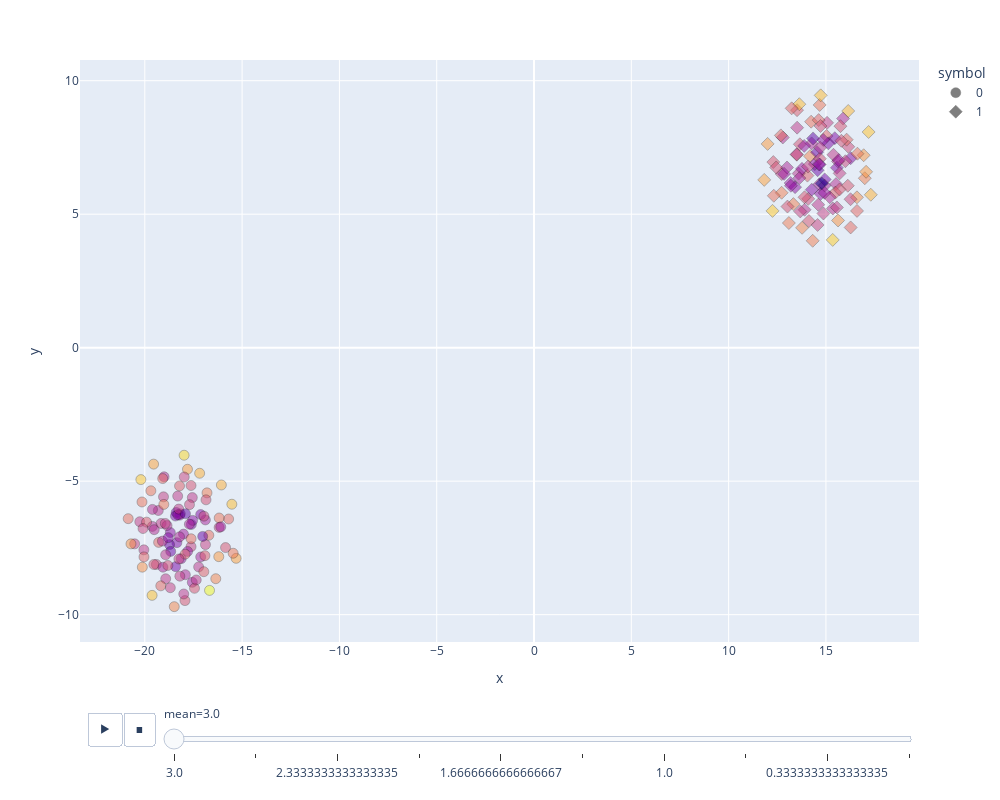

Source (notebook cell):
### Code cell
p = Plotter(dims=128)
datas = []
t = np.linspace(3,0,10)
for mean in t:
    datas.append(p.get_data(mean, 0.5, 1))
data = pd.concat(datas)
fig = px.scatter(
    data,
    x="x",
    y="y",
    symbol="symbol",
    animation_frame="mean",
    height=800,
    width=1000,
    color="loss",
    opacity=0.5,
#     range_x = [-10,10],
#     range_y=[-10, 10]
)
for button in fig.layout.updatemenus[0].buttons:
    button['args'][1]['frame']['redraw'] = True

for step in fig.layout.sliders[0].steps:
    step["args"][1]["frame"]["redraw"] = True

for k in range(len(fig.frames)):
    fig.frames[k]['layout'].update(title_text='Loss = {}'.format(data[data['mean'] == t[k]]['loss'].mean()))
fig.update_traces(marker=dict(size=10, line=dict(width=0.5, color="black")))
fig.update_coloraxes(showscale=False)
fig.show()

### Figure 1 — Plotly figure (JSON) as saved in the notebook; plotly's stock layout.template omitted (floating-point values rounded to 4 significant figures)
{"data": [{"hovertemplate": "symbol=0<br>mean=3.0<br>x=%{x}<br>y=%{y}<br>loss=%{marker.color}<extra></extra>", "legendgroup": "0", "marker": {"color": [0.1227, 0.121, 0.123, 0.1225, 0.124, 0.1215, 0.123, 0.1235, 0.1255, 0.1207, 0.1259, 0.123, 0.126, 0.1225, 0.1252, 0.1227, 0.1217, 0.1229, 0.122, 0.1211, 0.1245, 0.1255, 0.1274, 0.1201, 0.1236, 0.1205, 0.1218, 0.1218, 0.1223, 0.1236, 0.1216, 0.1223, 0.1226, 0.124, 0.1228, 0.1222, 0.1244, 0.1228, 0.1207, 0.1235, 0.1242, 0.1229, 0.1268, 0.1218, 0.1221, 0.1238, 0.121, 0.1238, 0.1231, 0.1202, 0.1205, 0.1228, 0.1222, 0.1222, 0.1222, 0.1247, 0.1258, 0.12, 0.1264, 0.1226, 0.1236, 0.1225, 0.1213, 0.1214, 0.124, 0.1244, 0.1244, 0.123, 0.1228, 0.1226, 0.1215, 0.1212, 0.1246, 0.122, 0.1248, 0.125, 0.1234, 0.1242, 0.1208, 0.1239, 0.123, 0.1252, 0.1267, 0.1225, 0.1248, 0.1231, 0.1226, 0.1282, 0.1264, 0.1243, 0.1247, 0.1219, 0.127, 0.1234, 0.1261, 0.12, 0.1227, 0.1209, 0.1199, 0.1225], "coloraxis": "coloraxis", "line": {"color": "black", "width": 0.5}, "opacity": 0.5, "size": 10, "symbol": "circle"}, "mode": "markers", "name": "0", "orientation": "v", "showlegend": true, "type": "scatter", "x": [-20.26, -18.69, -19.4, -17.23, -18.21, -18.17, -20.52, -19.53, -20.13, -18.35, -17.81, -17.97, -15.31, -17.56, -16.35, -19.17, -17.56, -16.18, -17.92, -18.21, -20.85, -20.71, -17.98, -18.73, -17.93, -18.42, -19.07, -17.13, -18.86, -15.85, -18.01, -19.31, -20.05, -16.97, -16.88, -19.61, -15.69, -18.95, -17.61, -17.62, -19.29, -17.62, -19.63, -16.89, -19.01, -19.91, -17.55, -16.91, -17.7, -18.39, -18.43, -18.69, -19.09, -19.52, -19.61, -16.18, -16.2, -18.67, -17.18, -18.31, -17.45, -18.93, -18.13, -17.8, -20.04, -16.71, -17.62, -20.09, -19.04, -18.93, -16.1, -18.3, -20.14, -18.21, -15.46, -16.8, -16.85, -19.08, -17.13, -17.93, -18.25, -18.49, -15.53, -18.0, -19.02, -16.96, -18.26, -16.67, -16.07, -19.18, -19.69, -17.71, -20.2, -18.81, -19.55, -17.03, -18.2, -18.79, -17.91, -17.36], "xaxis": "x", "y": [-6.519, -6.925, -8.119, -8.212, -5.178, -6.223, -7.348, -8.12, -8.221, -7.303, -4.554, -4.842, -7.89, -5.615, -8.653, -6.584, -8.79, -6.732, -8.504, -6.275, -6.404, -7.348, -4.029, -7.377, -9.473, -8.201, -8.222, -7.839, -6.662, -7.487, -6.983, -6.099, -7.572, -8.391, -7.376, -6.694, -6.416, -6.585, -6.621, -5.163, -7.293, -7.453, -9.277, -6.451, -4.836, -6.535, -6.468, -7.79, -5.879, -6.171, -6.306, -8.99, -7.245, -6.817, -6.058, -6.379, -7.828, -7.63, -4.704, -5.559, -9.013, -7.757, -7.904, -7.633, -7.836, -7.026, -7.157, -6.774, -5.587, -8.657, -6.711, -6.257, -5.779, -7.085, -7.699, -5.438, -5.699, -4.902, -6.251, -7.735, -7.914, -9.7, -5.864, -9.225, -5.871, -6.31, -6.045, -9.091, -5.143, -8.92, -5.36, -6.611, -4.941, -8.158, -4.362, -7.069, -8.558, -7.116, -6.221, -8.7], "yaxis": "y"}, {"hovertemplate": "symbol=1<br>mean=3.0<br>x=%{x}<br>y=%{y}<br>loss=%{marker.color}<extra></extra>", "legendgroup": "1", "marker": {"color": [0.1217, 0.1214, 0.1227, 0.1232, 0.1201, 0.1222, 0.1251, 0.121, 0.1264, 0.1209, 0.125, 0.1248, 0.1254, 0.1243, 0.1229, 0.1208, 0.1217, 0.1236, 0.1238, 0.124, 0.1233, 0.1221, 0.1223, 0.1252, 0.1201, 0.1211, 0.1207, 0.125, 0.1226, 0.1235, 0.1257, 0.1247, 0.1271, 0.1267, 0.1231, 0.126, 0.1235, 0.1266, 0.1234, 0.1227, 0.1212, 0.1267, 0.1256, 0.1246, 0.1258, 0.1269, 0.1221, 0.125, 0.1226, 0.1239, 0.1224, 0.1208, 0.1222, 0.1206, 0.1223, 0.1237, 0.1225, 0.1246, 0.1203, 0.1214, 0.1218, 0.1236, 0.1236, 0.1241, 0.123, 0.1215, 0.124, 0.1243, 0.1198, 0.122, 0.1221, 0.1236, 0.1228, 0.1224, 0.1203, 0.1251, 0.1214, 0.1242, 0.1226, 0.1228, 0.1181, 0.1229, 0.1234, 0.1229, 0.1235, 0.1272, 0.1211, 0.1242, 0.1236, 0.1236, 0.1241, 0.1258, 0.1249, 0.1216, 0.1213, 0.1213, 0.1224, 0.1215, 0.1229, 0.1235], "coloraxis": "coloraxis", "line": {"color": "black", "width": 0.5}, "opacity": 0.5, "size": 10, "symbol": "diamond"}, "mode": "markers", "name": "1", "orientation": "v", "showlegend": true, "type": "scatter", "x": [14.66, 13.18, 15.06, 14.09, 14.57, 15.62, 14.18, 13.41, 17.3, 16.27, 13.33, 14.68, 16.59, 16.27, 12.73, 15.56, 14.93, 13.9, 13.52, 15.03, 16.15, 15.88, 15.36, 13.77, 14.54, 14.43, 15.46, 12.72, 13.52, 13.66, 16.94, 16.62, 12.25, 14.73, 16.26, 11.83, 13.02, 16.14, 14.69, 15.56, 14.73, 13.63, 15.62, 12.32, 12.0, 17.19, 14.27, 14.32, 15.39, 14.05, 13.6, 14.27, 15.52, 15.13, 12.78, 13.51, 14.6, 14.24, 14.94, 13.77, 13.64, 14.13, 15.75, 14.63, 16.0, 15.66, 15.48, 16.06, 14.34, 13.0, 15.19, 12.3, 15.7, 13.9, 14.68, 17.0, 12.85, 12.68, 13.49, 14.87, 14.79, 14.57, 12.44, 14.08, 14.72, 15.35, 14.86, 16.6, 16.12, 15.7, 13.24, 17.06, 13.09, 14.64, 13.2, 13.88, 14.7, 14.93, 13.68, 15.79], "xaxis": "x", "y": [6.118, 6.169, 8.422, 5.575, 6.646, 6.975, 7.174, 6.013, 5.728, 7.099, 5.377, 9.091, 5.631, 4.503, 6.502, 6.741, 6.074, 5.634, 8.897, 7.929, 7.524, 8.582, 5.213, 4.49, 7.32, 6.878, 7.847, 5.803, 8.241, 7.619, 7.208, 7.265, 5.124, 9.451, 5.56, 6.285, 5.286, 8.866, 7.077, 5.253, 5.763, 9.12, 4.764, 5.69, 7.633, 8.079, 7.652, 4.004, 7.225, 6.445, 6.52, 5.918, 6.128, 7.654, 7.873, 7.228, 5.355, 8.465, 6.303, 6.698, 6.352, 4.743, 8.297, 8.524, 6.984, 7.026, 5.808, 7.791, 7.838, 6.75, 5.634, 6.953, 6.53, 5.166, 6.86, 6.347, 6.51, 7.952, 7.242, 5.026, 6.15, 4.596, 6.751, 6.783, 8.304, 4.037, 7.78, 5.122, 6.066, 5.928, 8.965, 6.588, 4.669, 6.873, 6.066, 7.558, 7.487, 5.8, 5.103, 7.749], "yaxis": "y"}], "layout": {"coloraxis": {"colorbar": {"title": {"text": "loss"}}, "colorscale": [[0, "#0d0887"], [0.1111, "#46039f"], [0.2222, "#7201a8"], [0.3333, "#9c179e"], [0.4444, "#bd3786"], [0.5556, "#d8576b"], [0.6667, "#ed7953"], [0.7778, "#fb9f3a"], [0.8889, "#fdca26"], [1, "#f0f921"]], "showscale": false}, "height": 800, "legend": {"title": {"text": "symbol"}, "tracegroupgap": 0}, "margin": {"t": 60}, "sliders": [{"active": 0, "currentvalue": {"prefix": "mean="}, "len": 0.9, "pad": {"b": 10, "t": 60}, "steps": [{"args": [["3.0"], {"frame": {"duration": 0, "redraw": true}, "fromcurrent": true, "mode": "immediate", "transition": {"duration": 0, "easing": "linear"}}], "label": "3.0", "method": "animate"}, {"args": [["2.6666666666666665"], {"frame": {"duration": 0, "redraw": true}, "fromcurrent": true, "mode": "immediate", "transition": {"duration": 0, "easing": "linear"}}], "label": "2.6666666666666665", "method": "animate"}, {"args": [["2.3333333333333335"], {"frame": {"duration": 0, "redraw": true}, "fromcurrent": true, "mode": "immediate", "transition": {"duration": 0, "easing": "linear"}}], "label": "2.3333333333333335", "method": "animate"}, {"args": [["2.0"], {"frame": {"duration": 0, "redraw": true}, "fromcurrent": true, "mode": "immediate", "transition": {"duration": 0, "easing": "linear"}}], "label": "2.0", "method": "animate"}, {"args": [["1.6666666666666667"], {"frame": {"duration": 0, "redraw": true}, "fromcurrent": true, "mode": "immediate", "transition": {"duration": 0, "easing": "linear"}}], "label": "1.6666666666666667", "method": "animate"}, {"args": [["1.3333333333333335"], {"frame": {"duration": 0, "redraw": true}, "fromcurrent": true, "mode": "immediate", "transition": {"duration": 0, "easing": "linear"}}], "label": "1.3333333333333335", "method": "animate"}, {"args": [["1.0"], {"frame": {"duration": 0, "redraw": true}, "fromcurrent": true, "mode": "immediate", "transition": {"duration": 0, "easing": "linear"}}], "label": "1.0", "method": "animate"}, {"args": [["0.666666666666667"], {"frame": {"duration": 0, "redraw": true}, "fromcurrent": true, "mode": "immediate", "transition": {"duration": 0, "easing": "linear"}}], "label": "0.666666666666667", "method": "animate"}, {"args": [["0.3333333333333335"], {"frame": {"duration": 0, "redraw": true}, "fromcurrent": true, "mode": "immediate", "transition": {"duration": 0, "easing": "linear"}}], "label": "0.3333333333333335", "method": "animate"}, {"args": [["0.0"], {"frame": {"duration": 0, "redraw": true}, "fromcurrent": true, "mode": "immediate", "transition": {"duration": 0, "easing": "linear"}}], "label": "0.0", "method": "animate"}], "x": 0.1, "xanchor": "left", "y": 0, "yanchor": "top"}], "updatemenus": [{"buttons": [{"args": [null, {"frame": {"duration": 500, "redraw": true}, "fromcurrent": true, "mode": "immediate", "transition": {"duration": 500, "easing": "linear"}}], "label": "&#9654;", "method": "animate"}, {"args": [[null], {"frame": {"duration": 0, "redraw": true}, "fromcurrent": true, "mode": "immediate", "transition": {"duration": 0, "easing": "linear"}}], "label": "&#9724;", "method": "animate"}], "direction": "left", "pad": {"r": 10, "t": 70}, "showactive": false, "type": "buttons", "x": 0.1, "xanchor": "right", "y": 0, "yanchor": "top"}], "width": 1000, "xaxis": {"anchor": "y", "domain": [0, 1], "title": {"text": "x"}}, "yaxis": {"anchor": "x", "domain": [0, 1], "title": {"text": "y"}}}}
